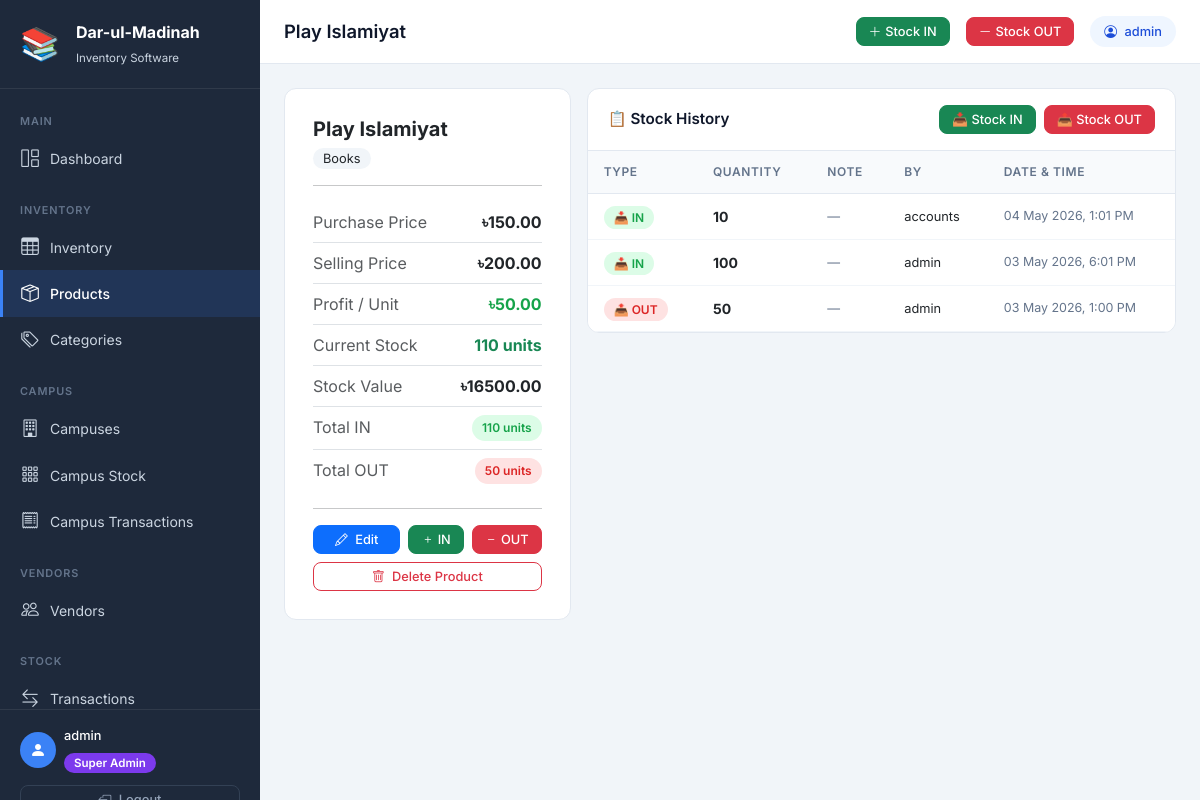
/products/1/ (signed in), run on the app's committed database.
### inventory/models.py (models this page shows, shortened)
class Product(models.Model):
    name = models.CharField(max_length=200, verbose_name="Product Name")
    category = models.ForeignKey(
        Category, on_delete=models.PROTECT,
        related_name='products', verbose_name="Category"
    )
    purchase_price = models.DecimalField(
        max_digits=10, decimal_places=2,
        verbose_name="Purchase Price (৳)"
    )
    selling_price = models.DecimalField(
        max_digits=10, decimal_places=2,
        verbose_name="Selling Price (৳)"
    )
    quantity = models.PositiveIntegerField(default=0, verbose_name="Current Stock")
    opening_stock = models.PositiveIntegerField(default=0, verbose_name="Opening Stock")
    low_stock_threshold = models.PositiveIntegerField(
        default=10, verbose_name="Low Stock Alert Threshold"
    )
    vendor = models.ForeignKey(
        'Vendor', on_delete=models.SET_NULL,
        null=True, blank=True,
        related_name='products', verbose_name="Vendor"
    )
    description = models.TextField(blank=True, null=True, verbose_name="Description")
    created_at = models.DateTimeField(auto_now_add=True)
    updated_at = models.DateTimeField(auto_now=True)
    class Meta:
        verbose_name = "Product"
        verbose_name_plural = "Products"
        ordering = ['name']
    @property
    def is_low_stock(self):
        return self.quantity <= self.low_stock_threshold
    @property
    def stock_value(self):
        return self.quantity * self.purchase_price
    @property
    def profit_margin(self):
        return self.selling_price - self.purchase_price

class Category(models.Model):
    name = models.CharField(max_length=100, unique=True, verbose_name="Category Name")
    description = models.TextField(blank=True, null=True, verbose_name="Description")
    created_at = models.DateTimeField(auto_now_add=True)
    class Meta:
        verbose_name = "Category"
        verbose_name_plural = "Categories"
        ordering = ['name']

class StockLog(models.Model):
    STOCK_IN = 'IN'
    STOCK_OUT = 'OUT'
    TYPE_CHOICES = [
        (STOCK_IN, 'Stock IN (Purchase/Receive)'),
        (STOCK_OUT, 'Stock OUT (Sale/Issue)'),
    ]
    product = models.ForeignKey(
        Product, on_delete=models.CASCADE,
        related_name='stock_logs', verbose_name="Product"
    )
    transaction_type = models.CharField(
        max_length=3, choices=TYPE_CHOICES,
        verbose_name="Transaction Type"
    )
    quantity = models.PositiveIntegerField(verbose_name="Quantity")
    vendor = models.ForeignKey(
        Vendor, on_delete=models.SET_NULL,
        null=True, blank=True,
        related_name='stock_logs', verbose_name="Vendor"
    )
    note = models.TextField(blank=True, null=True, verbose_name="Note/Reason")
    voucher_number = models.CharField(
        max_length=50, unique=True, blank=True,
        verbose_name="Voucher Number"
    )
    created_by = models.ForeignKey(
        User, on_delete=models.SET_NULL,
        null=True, blank=True, verbose_name="Created By"
    )
    created_at = models.DateTimeField(
        default=timezone.now, verbose_name="Date & Time"
    )
    class Meta:
        verbose_name = "Stock Log"
        verbose_name_plural = "Stock Logs"
        ordering = ['-created_at']

### inventory/views.py (the view)
# urls.py: path('products/<int:pk>/', views.product_detail, name='product_detail'),
@login_required
def product_detail(request, pk):
    if not is_super_admin(request.user):
        messages.error(request, '❌ Access denied!')
        return redirect('dashboard')
    product = get_object_or_404(Product, pk=pk)
    stock_history = product.stock_logs.select_related(
        'created_by', 'vendor'
    ).order_by('-created_at')[:20]
    total_in = product.stock_logs.filter(
        transaction_type='IN'
    ).aggregate(total=Sum('quantity'))['total'] or 0
    total_out = product.stock_logs.filter(
        transaction_type='OUT'
    ).aggregate(total=Sum('quantity'))['total'] or 0
    return render(request, 'inventory/product_detail.html', {
        'product': product,
        'stock_history': stock_history,
        'total_in': total_in,
        'total_out': total_out,
        'page_title': product.name,
    })

### inventory/templates/inventory/product_detail.html (shortened to what this page needs)
{% extends "inventory/base.html" %}
{% block content %}
<div class="row g-3">
    <div class="col-md-4">
        <div class="form-card">
            <h5 class="fw-bold mb-1">{{ product.name }}</h5>
            <span style="background:#f1f5f9;padding:3px 10px;border-radius:20px;font-size:0.8rem;">
                {{ product.category.name }}
            </span>
            <hr>
            <div class="d-flex justify-content-between py-2 border-bottom">
                <span class="text-muted">Purchase Price</span>
                <strong>৳{{ product.purchase_price }}</strong>
            </div>
            <div class="d-flex justify-content-between py-2 border-bottom">
                <span class="text-muted">Selling Price</span>
                <strong>৳{{ product.selling_price }}</strong>
            </div>
            <div class="d-flex justify-content-between py-2 border-bottom">
                <span class="text-muted">Profit / Unit</span>
                <strong style="color:#16a34a;">৳{{ product.profit_margin }}</strong>
            </div>
            <div class="d-flex justify-content-between py-2 border-bottom">
                <span class="text-muted">Current Stock</span>
                <strong class="
                    {% if product.quantity == 0 %}text-danger
                    {% elif product.is_low_stock %}text-warning
                    {% else %}text-success{% endif %}">
                    {{ product.quantity }} units
                </strong>
            </div>
            <div class="d-flex justify-content-between py-2 border-bottom">
                <span class="text-muted">Stock Value</span>
                <strong>৳{{ product.stock_value }}</strong>
            </div>
            <div class="d-flex justify-content-between py-2 border-bottom">
                <span class="text-muted">Total IN</span>
                <span class="badge-in">{{ total_in }} units</span>
            </div>
            <div class="d-flex justify-content-between py-2">
                <span class="text-muted">Total OUT</span>
                <span class="badge-out">{{ total_out }} units</span>
            </div>
            <hr>
            <div class="d-flex gap-2">
                <a href="{% url 'product_edit' product.pk %}"
                    class="btn btn-sm btn-primary flex-grow-1">
                    <i class="bi bi-pencil me-1"></i> Edit
                </a>
                <a href="{% url 'stock_in' %}" class="btn btn-sm btn-success">
                    <i class="bi bi-plus"></i> IN
                </a>
                <a href="{% url 'stock_out' %}" class="btn btn-sm btn-danger">
                    <i class="bi bi-dash"></i> OUT
                </a>
            </div>
            <div class="mt-2">
                <a href="{% url 'product_delete' product.pk %}"
                    class="btn btn-sm btn-outline-danger w-100">
                    <i class="bi bi-trash me-1"></i> Delete Product
                </a>
            </div>
        </div>
    </div>
    <div class="col-md-8">
        <div class="table-card">
            <div class="table-card-header">
                <h5>📋 Stock History</h5>
                <div class="d-flex gap-2">
                    <a href="{% url 'stock_in' %}" class="btn btn-sm btn-success">
                        📥 Stock IN
                    </a>
                    <a href="{% url 'stock_out' %}" class="btn btn-sm btn-danger">
                        📤 Stock OUT
                    </a>
                </div>
            </div>
            <div style="overflow-x:auto;">
                <table class="table table-hover mb-0">
                    <thead>
                        <tr>
                            <th>Type</th>
                            <th>Quantity</th>
                            <th>Note</th>
                            <th>By</th>
                            <th>Date & Time</th>
                        </tr>
                    </thead>
                    <tbody>
                        {% for log in stock_history %}
                        <tr>
                            <td>
                                {% if log.transaction_type == 'IN' %}
                                    <span class="badge-in">📥 IN</span>
                                {% else %}
                                    <span class="badge-out">📤 OUT</span>
                                {% endif %}
                            </td>
                            <td><strong>{{ log.quantity }}</strong></td>
                            <td style="font-size:0.8rem;color:#64748b;">
                                {{ log.note|default:"—"|truncatechars:30 }}
                            </td>
                            <td style="font-size:0.8rem;">
                                {{ log.created_by.username|default:"—" }}
                            </td>
                            <td style="font-size:0.78rem;color:#64748b;">
                                {{ log.created_at|date:"d M Y, g:i A" }}
                            </td>
                        </tr>
                        {% endfor %}
                    </tbody>
                </table>
            </div>
        </div>
    </div>
</div>
{% endblock %}

### inventory/templates/inventory/base.html (shortened to what this page needs)
<!DOCTYPE html>
<html lang="en">
<head>
    <link href="https://cdn.jsdelivr.net/npm/bootstrap@5.3.0/dist/css/bootstrap.min.css" rel="stylesheet">
    <link href="https://cdn.jsdelivr.net/npm/bootstrap-icons@1.11.0/font/bootstrap-icons.css" rel="stylesheet">
</head>
<body>
<aside class="sidebar">
    <a href="{% url 'dashboard' %}" class="sidebar-brand d-flex align-items-center gap-3">
        <div class="brand-icon">📚</div>
        <div>
            <span class="brand-title">Dar-ul-Madinah</span>
            <span class="brand-sub">
                {% if request.user.is_superuser or request.user.is_staff %}
                    Inventory Software
                {% else %}
                    Campus Portal
                {% endif %}
            </span>
        </div>
    </a>
    <nav class="sidebar-nav">
        <span class="nav-section-label">Main</span>
        <a href="{% url 'dashboard' %}" class="sidebar-link {% if request.resolver_match.url_name == 'dashboard' %}active{% endif %}">
            <i class="bi bi-grid-1x2"></i> Dashboard
        </a>
        {% if request.user.is_superuser or request.user.is_staff %}
        <span class="nav-section-label mt-2">Inventory</span>
        <a href="{% url 'inventory_overview' %}" class="sidebar-link {% if request.resolver_match.url_name == 'inventory_overview' %}active{% endif %}">
            <i class="bi bi-table"></i> Inventory
        </a>
        <a href="{% url 'product_list' %}" class="sidebar-link {% if 'product' in request.resolver_match.url_name %}active{% endif %}">
            <i class="bi bi-box-seam"></i> Products
        </a>
        <a href="{% url 'category_list' %}" class="sidebar-link {% if 'category' in request.resolver_match.url_name %}active{% endif %}">
            <i class="bi bi-tags"></i> Categories
        </a>
        <span class="nav-section-label mt-2">Campus</span>
        <a href="{% url 'campus_list' %}" class="sidebar-link ">
            <i class="bi bi-building"></i> Campuses
        </a>
        <a href="{% url 'campus_stock_dashboard' %}" class="sidebar-link {% if request.resolver_match.url_name == 'campus_stock_dashboard' %}active{% endif %}">
            <i class="bi bi-grid-3x3-gap"></i> Campus Stock
        </a>
        <a href="{% url 'campus_transaction_report' %}" class="sidebar-link {% if request.resolver_match.url_name == 'campus_transaction_report' %}active{% endif %}">
            <i class="bi bi-receipt"></i> Campus Transactions
        </a>
        <span class="nav-section-label mt-2">Vendors</span>
        <a href="{% url 'vendor_list' %}" class="sidebar-link {% if 'vendor' in request.resolver_match.url_name %}active{% endif %}">
            <i class="bi bi-people"></i> Vendors
        </a>
        <span class="nav-section-label mt-2">Stock</span>
        <a href="{% url 'stock_log_list' %}" class="sidebar-link {% if request.resolver_match.url_name == 'stock_log_list' %}active{% endif %}">
            <i class="bi bi-arrow-left-right"></i> Transactions
        </a>
        {% endif %}
    </nav>
    <div class="sidebar-footer">
        <div class="d-flex align-items-center gap-2 mb-2">
            <div style="width:36px;height:36px;background:#3b82f6;border-radius:50%;display:flex;align-items:center;justify-content:center;">
                <i class="bi bi-person-fill text-white" style="font-size:1rem;"></i>
            </div>
            <div>
                <div style="color:#fff;font-size:0.8rem;font-weight:500;">
                    {{ request.user.get_full_name|default:request.user.username }}
                </div>
                <div class="mt-1">
                    {% if request.user.is_superuser or request.user.is_staff %}
                        <span class="role-badge-super">Super Admin</span>
                    {% else %}
                        <span class="role-badge-campus">Campus Admin</span>
                    {% endif %}
                </div>
            </div>
        </div>
        <a href="{% url 'logout' %}" class="btn btn-sm btn-outline-secondary w-100 mt-1" style="border-color:#334155;color:#94a3b8;">
            <i class="bi bi-box-arrow-left me-1"></i> Logout
        </a>
    </div>
</aside>
<div class="main-wrapper">
    <div class="top-navbar">
        <h1 class="page-heading flex-grow-1">
            {% block page_heading %}{{ page_title|default:"Dashboard" }}{% endblock %}
        </h1>
        {% if request.user.is_superuser or request.user.is_staff %}
            <a href="{% url 'stock_in' %}" class="btn btn-sm btn-success d-none d-md-flex align-items-center gap-1">
                <i class="bi bi-plus-lg"></i> Stock IN
            </a>
            <a href="{% url 'stock_out' %}" class="btn btn-sm btn-danger d-none d-md-flex align-items-center gap-1">
                <i class="bi bi-dash-lg"></i> Stock OUT
            </a>
        {% endif %}
        <div class="user-badge d-none d-md-block">
            <i class="bi bi-person-circle me-1"></i> {{ request.user.username }}
        </div>
    </div>
    <main class="page-content">
        {% block content %}{% endblock %}
    </main>
</div>
</body>
</html>

### data on the page
Product: name "Play Islamiyat", category.name "Books", purchase_price "150.00", selling_price "200.00", profit_margin "50.00", quantity "110", stock_value "16500.00"
StockLog: transaction_type "📥 IN", quantity "10", note "—", created_by.username "accounts", created_at "04 May 2026, 1:01 PM"
StockLog: transaction_type "📥 IN", quantity "100", note "—", created_by.username "admin", created_at "03 May 2026, 6:01 PM"
StockLog: transaction_type "📤 OUT", quantity "50", note "—", created_by.username "admin", created_at "03 May 2026, 1:00 PM"

### other printed values
{{ request.user.get_full_name|default:request.user.username }} "admin"
{{ request.user.username }} "admin"
{{ total_in }} "110"
{{ total_out }} "50"
